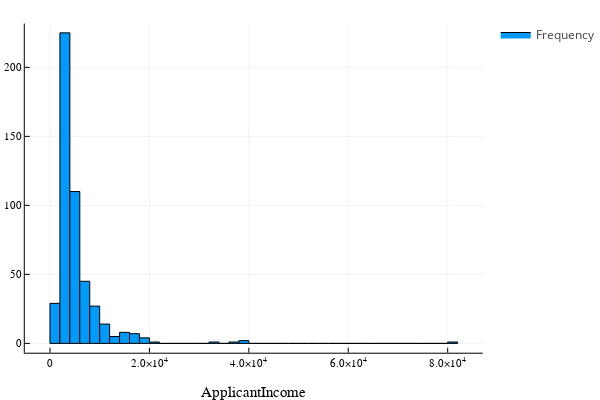

Here is the notebook cell this chart was saved with:
### Code cell
plotly()
Plots.histogram(train.ApplicantIncome,bins=50,xlabel="ApplicantIncome",labels="Frequency")

### Figure 1 — Plotly figure (JSON) as saved in the notebook; plotly's stock layout.template omitted (floating-point values rounded to 4 significant figures)
{"data": [{"fill": "tozeroy", "fillcolor": "rgba(0, 154, 250, 1.000)", "hoverinfo": "none", "legendgroup": "Frequency", "line": {"color": "rgba(0, 0, 0, 1.000)", "dash": "solid", "width": 1}, "mode": "lines", "name": "Frequency", "showlegend": true, "type": "scatter", "x": [0, 0, 2000, 2000, 0, 0], "xaxis": "x1", "y": [29, 0, 0, 29, 29, 29], "yaxis": "y1"}, {"fill": "tozeroy", "fillcolor": "rgba(0, 154, 250, 1.000)", "hoverinfo": "none", "legendgroup": "Frequency", "line": {"color": "rgba(0, 0, 0, 1.000)", "dash": "solid", "width": 1}, "mode": "lines", "name": "Frequency", "showlegend": false, "type": "scatter", "x": [2000, 2000, 4000, 4000, 2000, 2000], "xaxis": "x1", "y": [225, 0, 0, 225, 225, 225], "yaxis": "y1"}, {"fill": "tozeroy", "fillcolor": "rgba(0, 154, 250, 1.000)", "hoverinfo": "none", "legendgroup": "Frequency", "line": {"color": "rgba(0, 0, 0, 1.000)", "dash": "solid", "width": 1}, "mode": "lines", "name": "Frequency", "showlegend": false, "type": "scatter", "x": [4000, 4000, 6000, 6000, 4000, 4000], "xaxis": "x1", "y": [110, 0, 0, 110, 110, 110], "yaxis": "y1"}, {"fill": "tozeroy", "fillcolor": "rgba(0, 154, 250, 1.000)", "hoverinfo": "none", "legendgroup": "Frequency", "line": {"color": "rgba(0, 0, 0, 1.000)", "dash": "solid", "width": 1}, "mode": "lines", "name": "Frequency", "showlegend": false, "type": "scatter", "x": [6000, 6000, 8000, 8000, 6000, 6000], "xaxis": "x1", "y": [45, 0, 0, 45, 45, 45], "yaxis": "y1"}, {"fill": "tozeroy", "fillcolor": "rgba(0, 154, 250, 1.000)", "hoverinfo": "none", "legendgroup": "Frequency", "line": {"color": "rgba(0, 0, 0, 1.000)", "dash": "solid", "width": 1}, "mode": "lines", "name": "Frequency", "showlegend": false, "type": "scatter", "x": [8000, 8000, 10000, 10000, 8000, 8000], "xaxis": "x1", "y": [27, 0, 0, 27, 27, 27], "yaxis": "y1"}, {"fill": "tozeroy", "fillcolor": "rgba(0, 154, 250, 1.000)", "hoverinfo": "none", "legendgroup": "Frequency", "line": {"color": "rgba(0, 0, 0, 1.000)", "dash": "solid", "width": 1}, "mode": "lines", "name": "Frequency", "showlegend": false, "type": "scatter", "x": [10000, 10000, 12000, 12000, 10000, 10000], "xaxis": "x1", "y": [14, 0, 0, 14, 14, 14], "yaxis": "y1"}, {"fill": "tozeroy", "fillcolor": "rgba(0, 154, 250, 1.000)", "hoverinfo": "none", "legendgroup": "Frequency", "line": {"color": "rgba(0, 0, 0, 1.000)", "dash": "solid", "width": 1}, "mode": "lines", "name": "Frequency", "showlegend": false, "type": "scatter", "x": [12000, 12000, 14000, 14000, 12000, 12000], "xaxis": "x1", "y": [5, 0, 0, 5, 5, 5], "yaxis": "y1"}, {"fill": "tozeroy", "fillcolor": "rgba(0, 154, 250, 1.000)", "hoverinfo": "none", "legendgroup": "Frequency", "line": {"color": "rgba(0, 0, 0, 1.000)", "dash": "solid", "width": 1}, "mode": "lines", "name": "Frequency", "showlegend": false, "type": "scatter", "x": [14000, 14000, 16000, 16000, 14000, 14000], "xaxis": "x1", "y": [8, 0, 0, 8, 8, 8], "yaxis": "y1"}, {"fill": "tozeroy", "fillcolor": "rgba(0, 154, 250, 1.000)", "hoverinfo": "none", "legendgroup": "Frequency", "line": {"color": "rgba(0, 0, 0, 1.000)", "dash": "solid", "width": 1}, "mode": "lines", "name": "Frequency", "showlegend": false, "type": "scatter", "x": [16000, 16000, 18000, 18000, 16000, 16000], "xaxis": "x1", "y": [7, 0, 0, 7, 7, 7], "yaxis": "y1"}, {"fill": "tozeroy", "fillcolor": "rgba(0, 154, 250, 1.000)", "hoverinfo": "none", "legendgroup": "Frequency", "line": {"color": "rgba(0, 0, 0, 1.000)", "dash": "solid", "width": 1}, "mode": "lines", "name": "Frequency", "showlegend": false, "type": "scatter", "x": [18000, 18000, 20000, 20000, 18000, 18000], "xaxis": "x1", "y": [4, 0, 0, 4, 4, 4], "yaxis": "y1"}, {"fill": "tozeroy", "fillcolor": "rgba(0, 154, 250, 1.000)", "hoverinfo": "none", "legendgroup": "Frequency", "line": {"color": "rgba(0, 0, 0, 1.000)", "dash": "solid", "width": 1}, "mode": "lines", "name": "Frequency", "showlegend": false, "type": "scatter", "x": [20000, 20000, 22000, 22000, 20000, 20000], "xaxis": "x1", "y": [1, 0, 0, 1, 1, 1], "yaxis": "y1"}, {"fill": "tozeroy", "fillcolor": "rgba(0, 154, 250, 1.000)", "hoverinfo": "none", "legendgroup": "Frequency", "line": {"color": "rgba(0, 0, 0, 1.000)", "dash": "solid", "width": 1}, "mode": "lines", "name": "Frequency", "showlegend": false, "type": "scatter", "x": [22000, 22000, 24000, 24000, 22000, 22000], "xaxis": "x1", "y": [0, 0, 0, 0, 0, 0], "yaxis": "y1"}, {"fill": "tozeroy", "fillcolor": "rgba(0, 154, 250, 1.000)", "hoverinfo": "none", "legendgroup": "Frequency", "line": {"color": "rgba(0, 0, 0, 1.000)", "dash": "solid", "width": 1}, "mode": "lines", "name": "Frequency", "showlegend": false, "type": "scatter", "x": [24000, 24000, 26000, 26000, 24000, 24000], "xaxis": "x1", "y": [0, 0, 0, 0, 0, 0], "yaxis": "y1"}, {"fill": "tozeroy", "fillcolor": "rgba(0, 154, 250, 1.000)", "hoverinfo": "none", "legendgroup": "Frequency", "line": {"color": "rgba(0, 0, 0, 1.000)", "dash": "solid", "width": 1}, "mode": "lines", "name": "Frequency", "showlegend": false, "type": "scatter", "x": [26000, 26000, 28000, 28000, 26000, 26000], "xaxis": "x1", "y": [0, 0, 0, 0, 0, 0], "yaxis": "y1"}, {"fill": "tozeroy", "fillcolor": "rgba(0, 154, 250, 1.000)", "hoverinfo": "none", "legendgroup": "Frequency", "line": {"color": "rgba(0, 0, 0, 1.000)", "dash": "solid", "width": 1}, "mode": "lines", "name": "Frequency", "showlegend": false, "type": "scatter", "x": [28000, 28000, 30000, 30000, 28000, 28000], "xaxis": "x1", "y": [0, 0, 0, 0, 0, 0], "yaxis": "y1"}, {"fill": "tozeroy", "fillcolor": "rgba(0, 154, 250, 1.000)", "hoverinfo": "none", "legendgroup": "Frequency", "line": {"color": "rgba(0, 0, 0, 1.000)", "dash": "solid", "width": 1}, "mode": "lines", "name": "Frequency", "showlegend": false, "type": "scatter", "x": [30000, 30000, 32000, 32000, 30000, 30000], "xaxis": "x1", "y": [0, 0, 0, 0, 0, 0], "yaxis": "y1"}, {"fill": "tozeroy", "fillcolor": "rgba(0, 154, 250, 1.000)", "hoverinfo": "none", "legendgroup": "Frequency", "line": {"color": "rgba(0, 0, 0, 1.000)", "dash": "solid", "width": 1}, "mode": "lines", "name": "Frequency", "showlegend": false, "type": "scatter", "x": [32000, 32000, 34000, 34000, 32000, 32000], "xaxis": "x1", "y": [1, 0, 0, 1, 1, 1], "yaxis": "y1"}, {"fill": "tozeroy", "fillcolor": "rgba(0, 154, 250, 1.000)", "hoverinfo": "none", "legendgroup": "Frequency", "line": {"color": "rgba(0, 0, 0, 1.000)", "dash": "solid", "width": 1}, "mode": "lines", "name": "Frequency", "showlegend": false, "type": "scatter", "x": [34000, 34000, 36000, 36000, 34000, 34000], "xaxis": "x1", "y": [0, 0, 0, 0, 0, 0], "yaxis": "y1"}, {"fill": "tozeroy", "fillcolor": "rgba(0, 154, 250, 1.000)", "hoverinfo": "none", "legendgroup": "Frequency", "line": {"color": "rgba(0, 0, 0, 1.000)", "dash": "solid", "width": 1}, "mode": "lines", "name": "Frequency", "showlegend": false, "type": "scatter", "x": [36000, 36000, 38000, 38000, 36000, 36000], "xaxis": "x1", "y": [1, 0, 0, 1, 1, 1], "yaxis": "y1"}, {"fill": "tozeroy", "fillcolor": "rgba(0, 154, 250, 1.000)", "hoverinfo": "none", "legendgroup": "Frequency", "line": {"color": "rgba(0, 0, 0, 1.000)", "dash": "solid", "width": 1}, "mode": "lines", "name": "Frequency", "showlegend": false, "type": "scatter", "x": [38000, 38000, 40000, 40000, 38000, 38000], "xaxis": "x1", "y": [2, 0, 0, 2, 2, 2], "yaxis": "y1"}, {"fill": "tozeroy", "fillcolor": "rgba(0, 154, 250, 1.000)", "hoverinfo": "none", "legendgroup": "Frequency", "line": {"color": "rgba(0, 0, 0, 1.000)", "dash": "solid", "width": 1}, "mode": "lines", "name": "Frequency", "showlegend": false, "type": "scatter", "x": [40000, 40000, 42000, 42000, 40000, 40000], "xaxis": "x1", "y": [0, 0, 0, 0, 0, 0], "yaxis": "y1"}, {"fill": "tozeroy", "fillcolor": "rgba(0, 154, 250, 1.000)", "hoverinfo": "none", "legendgroup": "Frequency", "line": {"color": "rgba(0, 0, 0, 1.000)", "dash": "solid", "width": 1}, "mode": "lines", "name": "Frequency", "showlegend": false, "type": "scatter", "x": [42000, 42000, 44000, 44000, 42000, 42000], "xaxis": "x1", "y": [0, 0, 0, 0, 0, 0], "yaxis": "y1"}, {"fill": "tozeroy", "fillcolor": "rgba(0, 154, 250, 1.000)", "hoverinfo": "none", "legendgroup": "Frequency", "line": {"color": "rgba(0, 0, 0, 1.000)", "dash": "solid", "width": 1}, "mode": "lines", "name": "Frequency", "showlegend": false, "type": "scatter", "x": [44000, 44000, 46000, 46000, 44000, 44000], "xaxis": "x1", "y": [0, 0, 0, 0, 0, 0], "yaxis": "y1"}, {"fill": "tozeroy", "fillcolor": "rgba(0, 154, 250, 1.000)", "hoverinfo": "none", "legendgroup": "Frequency", "line": {"color": "rgba(0, 0, 0, 1.000)", "dash": "solid", "width": 1}, "mode": "lines", "name": "Frequency", "showlegend": false, "type": "scatter", "x": [46000, 46000, 48000, 48000, 46000, 46000], "xaxis": "x1", "y": [0, 0, 0, 0, 0, 0], "yaxis": "y1"}, {"fill": "tozeroy", "fillcolor": "rgba(0, 154, 250, 1.000)", "hoverinfo": "none", "legendgroup": "Frequency", "line": {"color": "rgba(0, 0, 0, 1.000)", "dash": "solid", "width": 1}, "mode": "lines", "name": "Frequency", "showlegend": false, "type": "scatter", "x": [48000, 48000, 50000, 50000, 48000, 48000], "xaxis": "x1", "y": [0, 0, 0, 0, 0, 0], "yaxis": "y1"}, {"fill": "tozeroy", "fillcolor": "rgba(0, 154, 250, 1.000)", "hoverinfo": "none", "legendgroup": "Frequency", "line": {"color": "rgba(0, 0, 0, 1.000)", "dash": "solid", "width": 1}, "mode": "lines", "name": "Frequency", "showlegend": false, "type": "scatter", "x": [50000, 50000, 52000, 52000, 50000, 50000], "xaxis": "x1", "y": [0, 0, 0, 0, 0, 0], "yaxis": "y1"}, {"fill": "tozeroy", "fillcolor": "rgba(0, 154, 250, 1.000)", "hoverinfo": "none", "legendgroup": "Frequency", "line": {"color": "rgba(0, 0, 0, 1.000)", "dash": "solid", "width": 1}, "mode": "lines", "name": "Frequency", "showlegend": false, "type": "scatter", "x": [52000, 52000, 54000, 54000, 52000, 52000], "xaxis": "x1", "y": [0, 0, 0, 0, 0, 0], "yaxis": "y1"}, {"fill": "tozeroy", "fillcolor": "rgba(0, 154, 250, 1.000)", "hoverinfo": "none", "legendgroup": "Frequency", "line": {"color": "rgba(0, 0, 0, 1.000)", "dash": "solid", "width": 1}, "mode": "lines", "name": "Frequency", "showlegend": false, "type": "scatter", "x": [54000, 54000, 56000, 56000, 54000, 54000], "xaxis": "x1", "y": [0, 0, 0, 0, 0, 0], "yaxis": "y1"}, {"fill": "tozeroy", "fillcolor": "rgba(0, 154, 250, 1.000)", "hoverinfo": "none", "legendgroup": "Frequency", "line": {"color": "rgba(0, 0, 0, 1.000)", "dash": "solid", "width": 1}, "mode": "lines", "name": "Frequency", "showlegend": false, "type": "scatter", "x": [56000, 56000, 58000, 58000, 56000, 56000], "xaxis": "x1", "y": [0, 0, 0, 0, 0, 0], "yaxis": "y1"}, {"fill": "tozeroy", "fillcolor": "rgba(0, 154, 250, 1.000)", "hoverinfo": "none", "legendgroup": "Frequency", "line": {"color": "rgba(0, 0, 0, 1.000)", "dash": "solid", "width": 1}, "mode": "lines", "name": "Frequency", "showlegend": false, "type": "scatter", "x": [58000, 58000, 60000, 60000, 58000, 58000], "xaxis": "x1", "y": [0, 0, 0, 0, 0, 0], "yaxis": "y1"}, {"fill": "tozeroy", "fillcolor": "rgba(0, 154, 250, 1.000)", "hoverinfo": "none", "legendgroup": "Frequency", "line": {"color": "rgba(0, 0, 0, 1.000)", "dash": "solid", "width": 1}, "mode": "lines", "name": "Frequency", "showlegend": false, "type": "scatter", "x": [60000, 60000, 62000, 62000, 60000, 60000], "xaxis": "x1", "y": [0, 0, 0, 0, 0, 0], "yaxis": "y1"}, {"fill": "tozeroy", "fillcolor": "rgba(0, 154, 250, 1.000)", "hoverinfo": "none", "legendgroup": "Frequency", "line": {"color": "rgba(0, 0, 0, 1.000)", "dash": "solid", "width": 1}, "mode": "lines", "name": "Frequency", "showlegend": false, "type": "scatter", "x": [62000, 62000, 64000, 64000, 62000, 62000], "xaxis": "x1", "y": [0, 0, 0, 0, 0, 0], "yaxis": "y1"}, {"fill": "tozeroy", "fillcolor": "rgba(0, 154, 250, 1.000)", "hoverinfo": "none", "legendgroup": "Frequency", "line": {"color": "rgba(0, 0, 0, 1.000)", "dash": "solid", "width": 1}, "mode": "lines", "name": "Frequency", "showlegend": false, "type": "scatter", "x": [64000, 64000, 66000, 66000, 64000, 64000], "xaxis": "x1", "y": [0, 0, 0, 0, 0, 0], "yaxis": "y1"}, {"fill": "tozeroy", "fillcolor": "rgba(0, 154, 250, 1.000)", "hoverinfo": "none", "legendgroup": "Frequency", "line": {"color": "rgba(0, 0, 0, 1.000)", "dash": "solid", "width": 1}, "mode": "lines", "name": "Frequency", "showlegend": false, "type": "scatter", "x": [66000, 66000, 68000, 68000, 66000, 66000], "xaxis": "x1", "y": [0, 0, 0, 0, 0, 0], "yaxis": "y1"}, {"fill": "tozeroy", "fillcolor": "rgba(0, 154, 250, 1.000)", "hoverinfo": "none", "legendgroup": "Frequency", "line": {"color": "rgba(0, 0, 0, 1.000)", "dash": "solid", "width": 1}, "mode": "lines", "name": "Frequency", "showlegend": false, "type": "scatter", "x": [68000, 68000, 70000, 70000, 68000, 68000], "xaxis": "x1", "y": [0, 0, 0, 0, 0, 0], "yaxis": "y1"}, {"fill": "tozeroy", "fillcolor": "rgba(0, 154, 250, 1.000)", "hoverinfo": "none", "legendgroup": "Frequency", "line": {"color": "rgba(0, 0, 0, 1.000)", "dash": "solid", "width": 1}, "mode": "lines", "name": "Frequency", "showlegend": false, "type": "scatter", "x": [70000, 70000, 72000, 72000, 70000, 70000], "xaxis": "x1", "y": [0, 0, 0, 0, 0, 0], "yaxis": "y1"}, {"fill": "tozeroy", "fillcolor": "rgba(0, 154, 250, 1.000)", "hoverinfo": "none", "legendgroup": "Frequency", "line": {"color": "rgba(0, 0, 0, 1.000)", "dash": "solid", "width": 1}, "mode": "lines", "name": "Frequency", "showlegend": false, "type": "scatter", "x": [72000, 72000, 74000, 74000, 72000, 72000], "xaxis": "x1", "y": [0, 0, 0, 0, 0, 0], "yaxis": "y1"}, {"fill": "tozeroy", "fillcolor": "rgba(0, 154, 250, 1.000)", "hoverinfo": "none", "legendgroup": "Frequency", "line": {"color": "rgba(0, 0, 0, 1.000)", "dash": "solid", "width": 1}, "mode": "lines", "name": "Frequency", "showlegend": false, "type": "scatter", "x": [74000, 74000, 76000, 76000, 74000, 74000], "xaxis": "x1", "y": [0, 0, 0, 0, 0, 0], "yaxis": "y1"}, {"fill": "tozeroy", "fillcolor": "rgba(0, 154, 250, 1.000)", "hoverinfo": "none", "legendgroup": "Frequency", "line": {"color": "rgba(0, 0, 0, 1.000)", "dash": "solid", "width": 1}, "mode": "lines", "name": "Frequency", "showlegend": false, "type": "scatter", "x": [76000, 76000, 78000, 78000, 76000, 76000], "xaxis": "x1", "y": [0, 0, 0, 0, 0, 0], "yaxis": "y1"}, {"fill": "tozeroy", "fillcolor": "rgba(0, 154, 250, 1.000)", "hoverinfo": "none", "legendgroup": "Frequency", "line": {"color": "rgba(0, 0, 0, 1.000)", "dash": "solid", "width": 1}, "mode": "lines", "name": "Frequency", "showlegend": false, "type": "scatter", "x": [78000, 78000, 80000, 80000, 78000, 78000], "xaxis": "x1", "y": [0, 0, 0, 0, 0, 0], "yaxis": "y1"}, {"fill": "tozeroy", "fillcolor": "rgba(0, 154, 250, 1.000)", "hoverinfo": "none", "legendgroup": "Frequency", "line": {"color": "rgba(0, 0, 0, 1.000)", "dash": "solid", "width": 1}, "mode": "lines", "name": "Frequency", "showlegend": false, "type": "scatter", "x": [80000, 80000, 82000, 82000, 80000, 80000], "xaxis": "x1", "y": [1, 0, 0, 1, 1, 1], "yaxis": "y1"}, {"colorbar": {"title": ""}, "legendgroup": "Frequency", "marker": {"color": "rgba(0, 154, 250, 0.000)", "line": {"color": "rgba(0, 0, 0, 0.000)", "width": 1}, "size": 0, "symbol": "circle"}, "mode": "markers", "name": "Frequency", "showlegend": false, "type": "scatter", "x": [1000, 3000, 5000, 7000, 9000, 11000, 13000, 15000, 17000, 19000, 21000, 23000, 25000, 27000, 29000, 31000, 33000, 35000, 37000, 39000, 41000, 43000, 45000, 47000, 49000, 51000, 53000, 55000, 57000, 59000, 61000, 63000, 65000, 67000, 69000, 71000, 73000, 75000, 77000, 79000, 81000], "xaxis": "x", "y": [29, 225, 110, 45, 27, 14, 5, 8, 7, 4, 1, 0, 0, 0, 0, 0, 1, 0, 1, 2, 0, 0, 0, 0, 0, 0, 0, 0, 0, 0, 0, 0, 0, 0, 0, 0, 0, 0, 0, 0, 1], "yaxis": "y", "zmax": null, "zmin": null}], "layout": {"annotations": [], "height": 400, "legend_position": {"bgcolor": "rgba(255, 255, 255, 1.000)", "bordercolor": "rgba(0, 0, 0, 1.000)", "borderwidth": 1, "font": {"color": "rgba(0, 0, 0, 1.000)", "family": "sans-serif", "size": 11}, "title": {"font": {"color": "rgba(0, 0, 0, 1.000)", "family": "sans-serif", "size": 15}, "text": ""}, "tracegroupgap": 0, "traceorder": "normal", "x": 1, "xanchor": "auto", "y": 1, "yanchor": "auto"}, "margin": {"b": 20, "l": 0, "r": 0, "t": 20}, "paper_bgcolor": "rgba(255, 255, 255, 1.000)", "plot_bgcolor": "rgba(255, 255, 255, 1.000)", "showlegend": true, "width": 600, "xaxis": {"anchor": "y", "domain": [0.05101, 0.9934], "gridcolor": "rgba(0, 0, 0, 0.100)", "gridwidth": 0.5, "linecolor": "rgba(0, 0, 0, 1.000)", "mirror": false, "range": [-5068.0, 87070.0], "showgrid": true, "showline": true, "showticklabels": true, "tickangle": 0, "tickcolor": "rgb(0, 0, 0)", "tickfont": {"color": "rgba(0, 0, 0, 1.000)", "family": "sans-serif", "size": 11}, "tickmode": "array", "ticks": "inside", "ticktext": ["0", "2.0×10<sup>4</sup>", "4.0×10<sup>4</sup>", "6.0×10<sup>4</sup>", "8.0×10<sup>4</sup>"], "tickvals": [0, 20000, 40000, 60000, 80000], "title": "ApplicantIncome", "titlefont": {"color": "rgba(0, 0, 0, 1.000)", "family": "sans-serif", "size": 15}, "type": "-", "visible": true, "zeroline": false, "zerolinecolor": "rgba(0, 0, 0, 1.000)"}, "yaxis": {"anchor": "x", "domain": [0.07581, 0.9902], "gridcolor": "rgba(0, 0, 0, 0.100)", "gridwidth": 0.5, "linecolor": "rgba(0, 0, 0, 1.000)", "mirror": false, "range": [-6.75, 231.8], "showgrid": true, "showline": true, "showticklabels": true, "tickangle": 0, "tickcolor": "rgb(0, 0, 0)", "tickfont": {"color": "rgba(0, 0, 0, 1.000)", "family": "sans-serif", "size": 11}, "tickmode": "array", "ticks": "inside", "ticktext": ["0", "50", "100", "150", "200"], "tickvals": [0, 50, 100, 150, 200], "title": "", "titlefont": {"color": "rgba(0, 0, 0, 1.000)", "family": "sans-serif", "size": 15}, "type": "-", "visible": true, "zeroline": false, "zerolinecolor": "rgba(0, 0, 0, 1.000)"}}}
